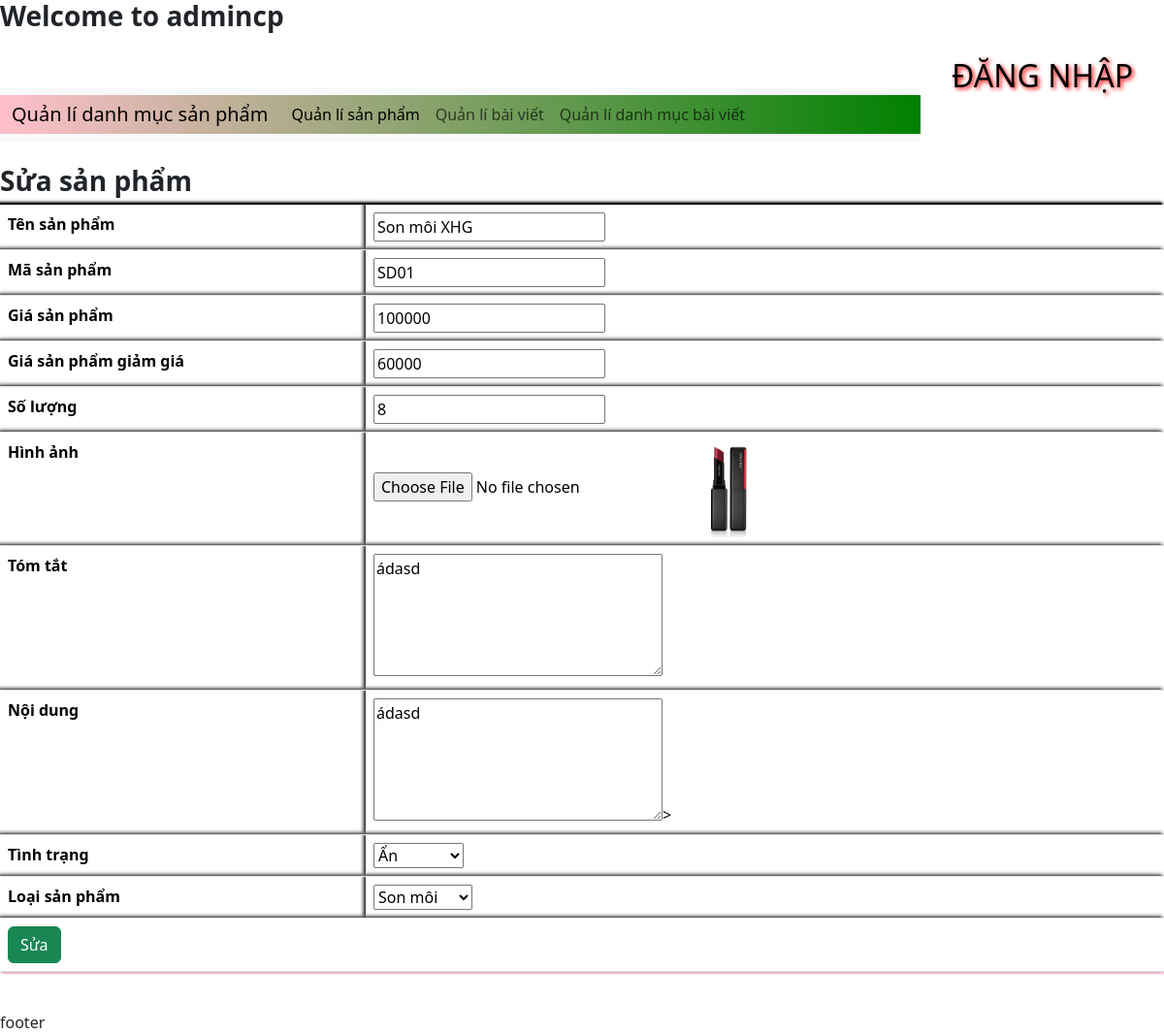
Screenshot of /modules/index1.php?action=quanlysp&query=sua&idsanpham=9 with the database file from the repository.
### tables this page shows
CREATE TABLE `product` (
  `id_sp` int(11) NOT NULL,
  `ten_sp` varchar(255) NOT NULL,
  `ma_sp` varchar(255) NOT NULL,
  `gia_sp` double NOT NULL,
  `gia_sp_giam` double DEFAULT NULL,
  `soluong` int(11) NOT NULL,
  `hinhanh` varchar(255) NOT NULL,
  `tomtat` varchar(255) DEFAULT NULL,
  `noidung` varchar(255) DEFAULT NULL,
  `tinhtrang` int(11) NOT NULL,
  `id_danhmuc` int(11) NOT NULL
);

### modules/quanlysp/edit.php (the view, shortened to what this page needs)
<?php
     $query_edit = "SELECT * FROM product WHERE id_sp='$_GET[idsanpham]' LIMIT 1";
     $result = mysqli_query($link,$query_edit);
?>
<h3>Sửa  sản phẩm</h3>
<table class="table table-hover" style="box-shadow: 2px 2px 2px pink, -2px -2px 2px black;">
    <form action="../../../../../web_dacs2/DACS2/DOAN2/modules/quanlysp/xuly.php?idsanpham=<?php echo $_GET['idsanpham'] ?>" method="post" enctype="multipart/form-data">
        <?php
                    if(mysqli_num_rows($result)>0)
                    {
                        while($row = mysqli_fetch_array($result))
                        {
                            $tensp = $row['ten_sp'];
                            $masp = $row['ma_sp'];
                            $giasp = $row['gia_sp'];
                            $giaspgiam = $row['gia_sp_giam'];
                            $hinhanh = $row['hinhanh'];
                            $soluong = $row['soluong'];
                            $tomtat = $row['tomtat'];
                            $loaisp = $row['id_danhmuc'];
                        }
                    }
        ?>
        <tr >
            <th>Tên sản phẩm</th>
            <td><input type="text" name="tensp" value="<?php echo "$tensp"; ?>"></td>
        </tr>
        <tr>
            <th>Mã sản phẩm</th>
                <td><input type="text" name="masp" value="<?php echo "$masp"; ?>"></td>
        </tr>
        <tr>
            <th>Giá sản phẩm</th>
                <td><input type="text" name="giasp" value="<?php echo "$giasp"; ?>"></td>
        </tr>
        <tr>
            <th>Giá sản phẩm giảm giá</th>
                <td><input type="text" name="giaspgiam" value="<?php echo "$giaspgiam"; ?>"></td>
        </tr>
        <tr>
            <th>Số lượng</th>
                <td><input type="text" name="soluong" value="<?php echo "$soluong"; ?>"></td>
        </tr>
        <tr>
            <th>Hình ảnh</th>
                <td>
                    <input type="file" name="hinhanhsp">
                    <img src="../modules/quanlysp/uploads/<?php echo $hinhanh; ?>" alt="" width="100px">
                 </td>
        </tr>
        <tr>
            <th>Tóm tắt</th>
                <td><textarea name="tomtat" id="" cols="30" rows="5"><?php echo "$tomtat"; ?></textarea></td>
        </tr>
        <tr>
            <th>Nội dung</th>
                <td><textarea name="noidung" id="" cols="30" rows="5"><?php echo "$tomtat"; ?></textarea>></td>
        </tr>
        <tr>
            <th>Tình trạng</th>
                <td>
                    <select name="tinhtrang" id="">
                        <option value="0">Ẩn</option>
                    </select>
                </td>
        </tr>
        <tr>
           <th>Loại sản phẩm</th>
                    <td>
              <select name="danhmucsp" id="">
                      <?php
                        $query_danhmuc = "SELECT * FROM tbl_danhmuc ORDER BY id_danhmuc DESC";
                        $result = mysqli_query($link,$query_danhmuc);
                                while($row_danhmuc = mysqli_fetch_array($result)){
                                   $iddanhmuc = $row_danhmuc['id_danhmuc'] ;
                                    if($loaisp==$iddanhmuc){
                               ?>
                               <option selected value="<?php echo $iddanhmuc ?>"><?php echo $row_danhmuc['tendanhmuc'] ?></option>
                               <?php
                                    }else{
                                 ?>
                                 <option  value="<?php echo $iddanhmuc ?>"><?php echo $row_danhmuc['tendanhmuc'] ?></option>
                                 <?php
                                }
                            }
                            ?>
                    </select>
            </td>
        </tr>
        <tr>
              <td colspan="5"><button type="submit" class="btn btn-success" name="suasp">Sửa</button></td>
        </tr>
    </form>
</table>

### modules/style.css (style rules this page uses)
tr { background: #ffffff1a; }
h3 { font-weight: bold; }
.table td { box-shadow: -2px -2px 4px black; }
.table th { box-shadow: -2px -2px 4px black; }

### rows the page displays
product: tensp "Son môi XHG", masp "SD01", giasp "100000", giaspgiam "60000", soluong "8", hinhanh (picture), tomtat "ádasd", noidung "ádasd"

### other values shown
form field danhmucsp "Son môi"
